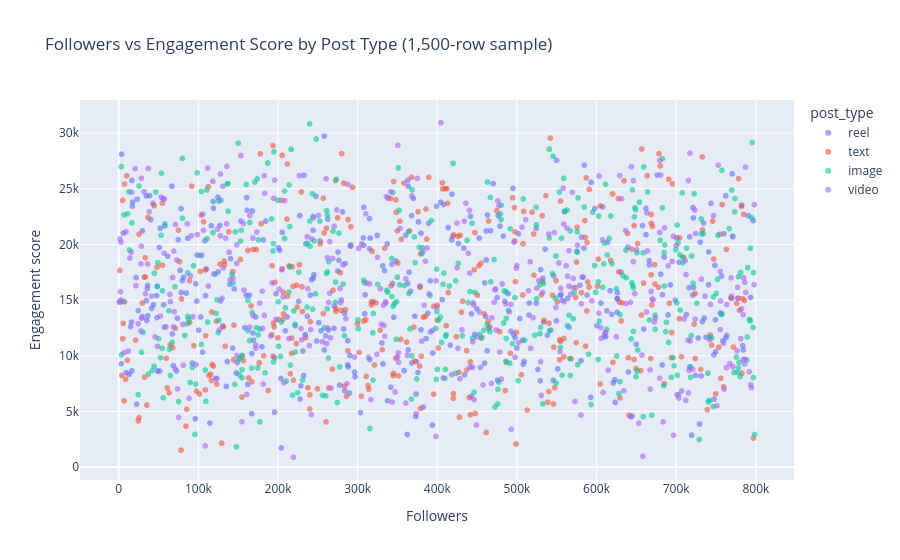

The code cell stored with this chart in its notebook:
### Code cell
fig = px.scatter(
    df_clean.sample(1500, random_state=42),
    x="follower_count", y="engagement_score",
    color="post_type",
    hover_data=["country", "post_category", "sentiment", "device_type"],
    opacity=0.6,
    title="Followers vs Engagement Score by Post Type (1,500-row sample)",
    labels={"follower_count": "Followers", "engagement_score": "Engagement score"},
)
fig.show()

### Figure 1 — Plotly figure (JSON) as saved in the notebook; plotly's stock layout.template omitted (floating-point values rounded to 4 significant figures; data arrays with more than 128 entries replaced by an {"elided": "..."} marker saying what was removed)
{"data": [{"customdata": {"elided": "366x4 str values"}, "hovertemplate": "post_type=reel<br>Followers=%{x}<br>Engagement score=%{y}<br>country=%{customdata[0]}<br>post_category=%{customdata[1]}<br>sentiment=%{customdata[2]}<br>device_type=%{customdata[3]}<extra></extra>", "legendgroup": "reel", "marker": {"color": "#636efa", "opacity": 0.6, "symbol": "circle"}, "mode": "markers", "name": "reel", "showlegend": true, "type": "scattergl", "x": {"elided": "366 int values"}, "xaxis": "x", "y": {"elided": "366 int values"}, "yaxis": "y"}, {"customdata": {"elided": "367x4 str values"}, "hovertemplate": "post_type=text<br>Followers=%{x}<br>Engagement score=%{y}<br>country=%{customdata[0]}<br>post_category=%{customdata[1]}<br>sentiment=%{customdata[2]}<br>device_type=%{customdata[3]}<extra></extra>", "legendgroup": "text", "marker": {"color": "#EF553B", "opacity": 0.6, "symbol": "circle"}, "mode": "markers", "name": "text", "showlegend": true, "type": "scattergl", "x": {"elided": "367 int values"}, "xaxis": "x", "y": {"elided": "367 int values"}, "yaxis": "y"}, {"customdata": {"elided": "406x4 str values"}, "hovertemplate": "post_type=image<br>Followers=%{x}<br>Engagement score=%{y}<br>country=%{customdata[0]}<br>post_category=%{customdata[1]}<br>sentiment=%{customdata[2]}<br>device_type=%{customdata[3]}<extra></extra>", "legendgroup": "image", "marker": {"color": "#00cc96", "opacity": 0.6, "symbol": "circle"}, "mode": "markers", "name": "image", "showlegend": true, "type": "scattergl", "x": {"elided": "406 int values"}, "xaxis": "x", "y": {"elided": "406 int values"}, "yaxis": "y"}, {"customdata": {"elided": "361x4 str values"}, "hovertemplate": "post_type=video<br>Followers=%{x}<br>Engagement score=%{y}<br>country=%{customdata[0]}<br>post_category=%{customdata[1]}<br>sentiment=%{customdata[2]}<br>device_type=%{customdata[3]}<extra></extra>", "legendgroup": "video", "marker": {"color": "#ab63fa", "opacity": 0.6, "symbol": "circle"}, "mode": "markers", "name": "video", "showlegend": true, "type": "scattergl", "x": {"elided": "361 int values"}, "xaxis": "x", "y": {"elided": "361 int values"}, "yaxis": "y"}], "layout": {"legend": {"title": {"text": "post_type"}, "tracegroupgap": 0}, "title": {"text": "Followers vs Engagement Score by Post Type (1,500-row sample)"}, "xaxis": {"anchor": "y", "domain": [0, 1], "title": {"text": "Followers"}}, "yaxis": {"anchor": "x", "domain": [0, 1], "title": {"text": "Engagement score"}}}}
